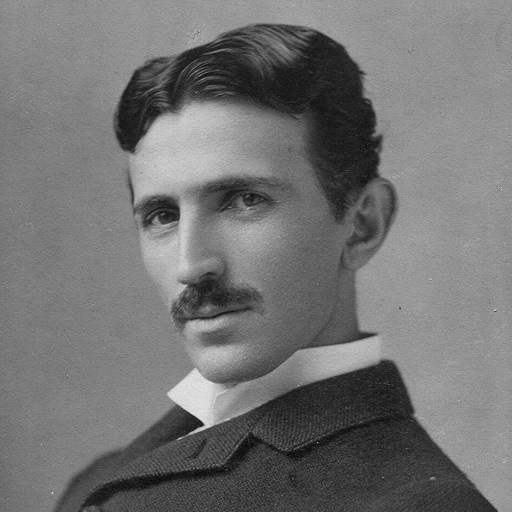
#> input picture NoiseFilter/tesla.jpg, 512 x 512 px
$ python NoiseFilter.py
#> lines starting #> are read from the running program, lines starting #| are printed output that depends on the picture
import cv2
import numpy as np
import math

image = cv2.imread("tesla.jpg", 0)
#> image is the input picture: shape (512, 512); min 6, max 235, mean 115.2

imageWidth = image.shape[1]
#> imageWidth = 512
imageHeight = image.shape[0]
#> imageHeight = 512
imgMatris = np.zeros((imageHeight, imageWidth))  # resim matrisi
yMatris = np.zeros((imageHeight, imageWidth))   # sonuc matrisi
var = 20 * 20
stdSapma = math.sqrt(var)
xPos = 0
yPos = 0
k = 50
countr = 0
while xPos < imageHeight:
    while yPos < imageHeight:
        imgMatris[xPos, yPos] = image.item(yPos, xPos)  # resim matrisi oluşturuldu
        yPos += 1
    yPos = 0
    xPos += 1
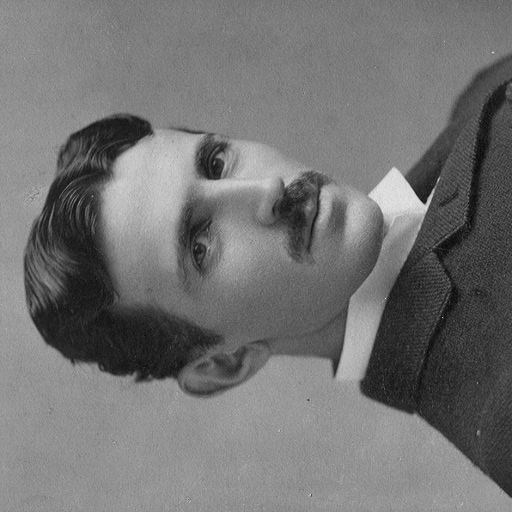
#> imgMatris: shape (512, 512) float64; min 6, max 235, mean 115.2
#> after the loop, xPos = 512

xPos = 0
yPos = 0

while countr < k:
    N = stdSapma * np.random.randn(imageHeight, imageWidth)
    while xPos < imageHeight:
        while yPos < imageWidth:
            yMatris[xPos, yPos] += imgMatris[xPos, yPos] + N[xPos, yPos]   # k adet gürültü eklendi
            yPos += 1
        yPos = 0
        xPos += 1
    xPos = 0
    countr += 1
#> after the loop, countr = 50

xPos = 0
yPos = 0

while xPos < imageHeight:
    while yPos < imageHeight:
        piksel = yMatris[xPos, yPos]//k   # Pixel-wise ortalama alınarak gürültü filtrelendi
        image.itemset((yPos, xPos), piksel)
        yPos += 1
    yPos = 0
    xPos += 1
#> after the loop, xPos = 512


cv2.imwrite("TeslaVar20k50.jpeg",image)
